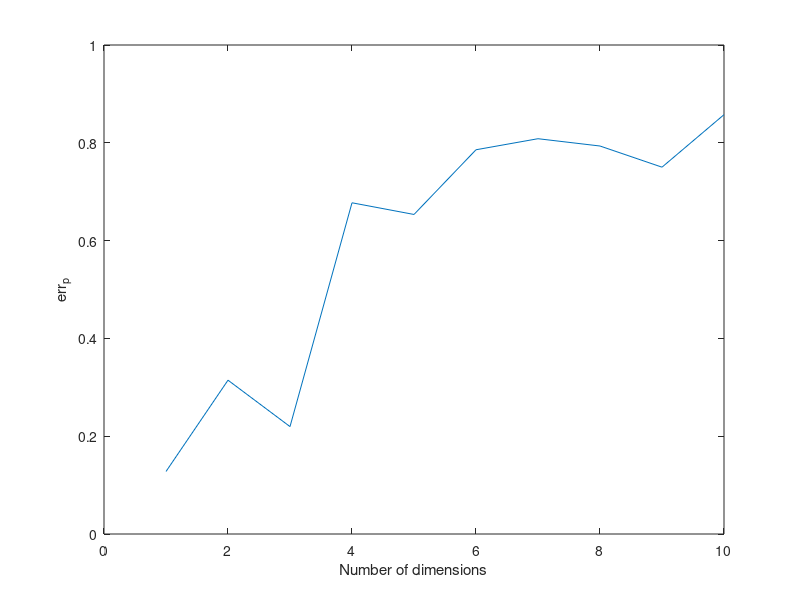

Write the MATLAB code that produced this figure.
clc
clear
close all

p = 1:10;
predictions = zeros(1,length(p));

a = 3;
x_test = 0;


% numSamples taken from 'coeffs' in sim1. Dont know why this works
% but the results are fairly constant. Only in the beginning the estimation
% is 'too good'
for i = 1:length(p)
    nSamples = ceil(a * exp(p(i)));
    
    x_samples     = unifrnd(0, 1, [nSamples, p(i)]);
    x_samples_mag = sqrt(sum(x_samples.*x_samples, 2)); 
    y = exp(-a * x_samples_mag);

    x_closest = min(abs(x_samples_mag - x_test));
    predictions(i) = exp(-a * x_closest);

end

plot(p, 1-predictions);
xlabel('Number of dimensions');
ylabel('err_p')